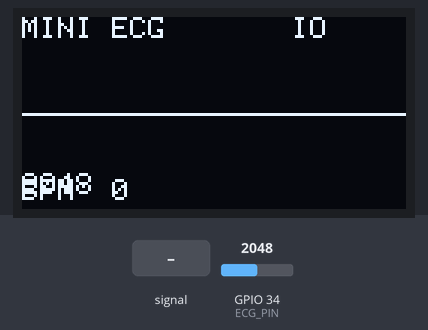
Bench run of a sketch on a simulated ESP32. Parts: 128×64 one-colour display. The inputs (shaded band) are chosen by the test bench; at power-on: GPIO 34 (ECG_PIN) = 2048. What the sketch prints to the serial monitor is not drawn.

Above: at 4.0 s.
4.1 s: GPIO 34 (ECG_PIN) fed a 200 Hz sine of ±1023 counts around its level
At 5.26 s:
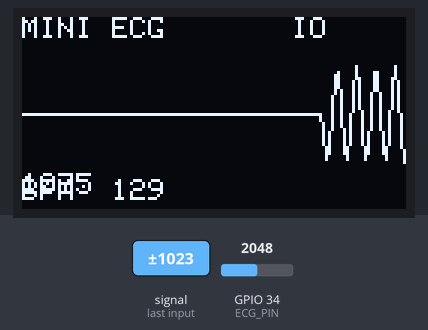
6.5 s: GPIO 34 (ECG_PIN) set to 3040
At 6.87 s:
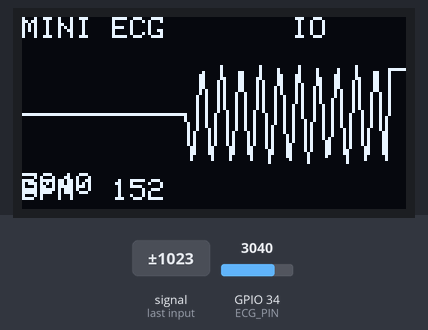
8.2 s: GPIO 34 (ECG_PIN) fed a 1000 Hz sine of ±1023 counts around its level
At 8.48 s:
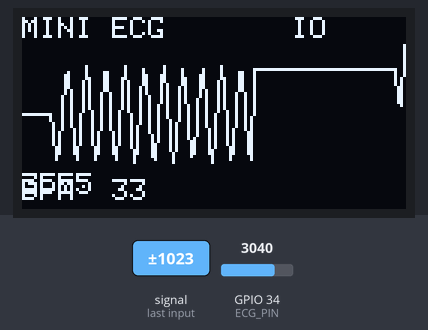
9.8 s: GPIO 34 (ECG_PIN) set to 2960
At 10.08 s:
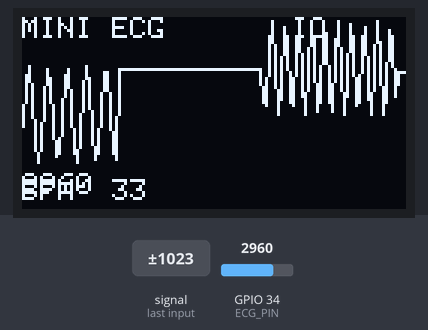
11.4 s: GPIO 34 (ECG_PIN) set to 3603
At 11.69 s:
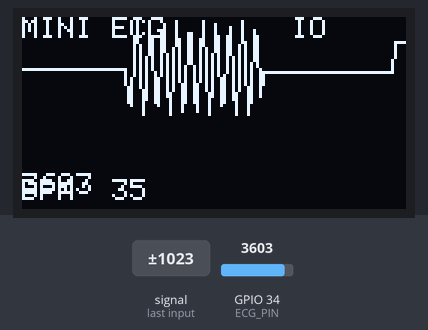
Timing chart, 0 to 14.0 s (numbered marks = the images above; inputs shaded):
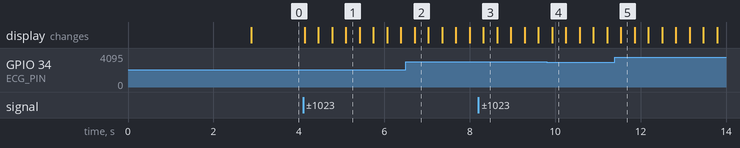

Measured:
- after the input at 4.1 s, the display: first changes at once (image 1 shows a later state)

The sketch:

mini-ecg.ino
```cpp
#include <Wire.h>
#include <Adafruit_GFX.h>
#include <Adafruit_SSD1306.h>

#define SCREEN_WIDTH 128
#define SCREEN_HEIGHT 64
Adafruit_SSD1306 display(SCREEN_WIDTH, SCREEN_HEIGHT, &Wire, -1);

#define ECG_PIN 34   // AD8232 OUTPUT -> GPIO34

// kruzen buffer za sekoj sample
#define BUFFER_SIZE 128
int ecgBuffer[BUFFER_SIZE];
int bufferIndex = 0;

unsigned long lastBeatTime = 0;
int bpm = 0;
bool beatDetected = false;
int threshold = 3000;  // se nad ova se smeta za otcukuvanje

void setup() {
  Serial.begin(115200);

  // Initialize OLED
  if (!display.begin(SSD1306_SWITCHCAPVCC, 0x3C)) {
    Serial.println(F("SSD1306 allocation failed"));
    for (;;);
  }
  display.clearDisplay();
  display.setTextSize(1);
  display.setTextColor(SSD1306_WHITE);
  display.setCursor(0,0);
  display.println("FINKI MINI ECG");
  display.display();
  delay(2800);

  // Initialize buffer
  for (int i = 0; i < BUFFER_SIZE; i++) {
    ecgBuffer[i] = SCREEN_HEIGHT / 2;
  }
}

void loop() {
  // Analogen signal 0-4095
  int rawValue = analogRead(ECG_PIN);

  // Skaliranje za da moze da se pretstavi vo ekranot
  int ecgValue = map(rawValue, 0, 4096, SCREEN_HEIGHT-1, 0);


  ecgBuffer[bufferIndex] = ecgValue;
  bufferIndex = (bufferIndex + 1) % BUFFER_SIZE;

  unsigned long now = millis();

  if (rawValue > threshold && !beatDetected) {
    beatDetected = true;
    unsigned long rrInterval = now - lastBeatTime;

    if (lastBeatTime > 0 && rrInterval > 200) {
      bpm = 60000 / rrInterval;
      Serial.print("BPM: ");
      Serial.println(bpm);
    }
    lastBeatTime = now;
  }

  if (rawValue < threshold - 200) {
    beatDetected = false; //  ako padne signalot reset
  }

  display.clearDisplay();

  // Branot
  for (int i = 1; i < BUFFER_SIZE; i++) {
    int x1 = i - 1;
    int y1 = ecgBuffer[(bufferIndex + i - 1) % BUFFER_SIZE];
    int x2 = i;
    int y2 = ecgBuffer[(bufferIndex + i) % BUFFER_SIZE];
    display.drawLine(x1, y1, x2, y2, SSD1306_WHITE);
  }

  // Labels
  display.setCursor(0, 0);
  display.println("MINI ECG       IO");

  display.setCursor(0, 54);
  display.print("BPM: ");
  display.print(bpm);
  display.setCursor(0,52);
  display.print(rawValue);

  display.display();

  delay(10);  // ~100 Hz sampling
}
```
